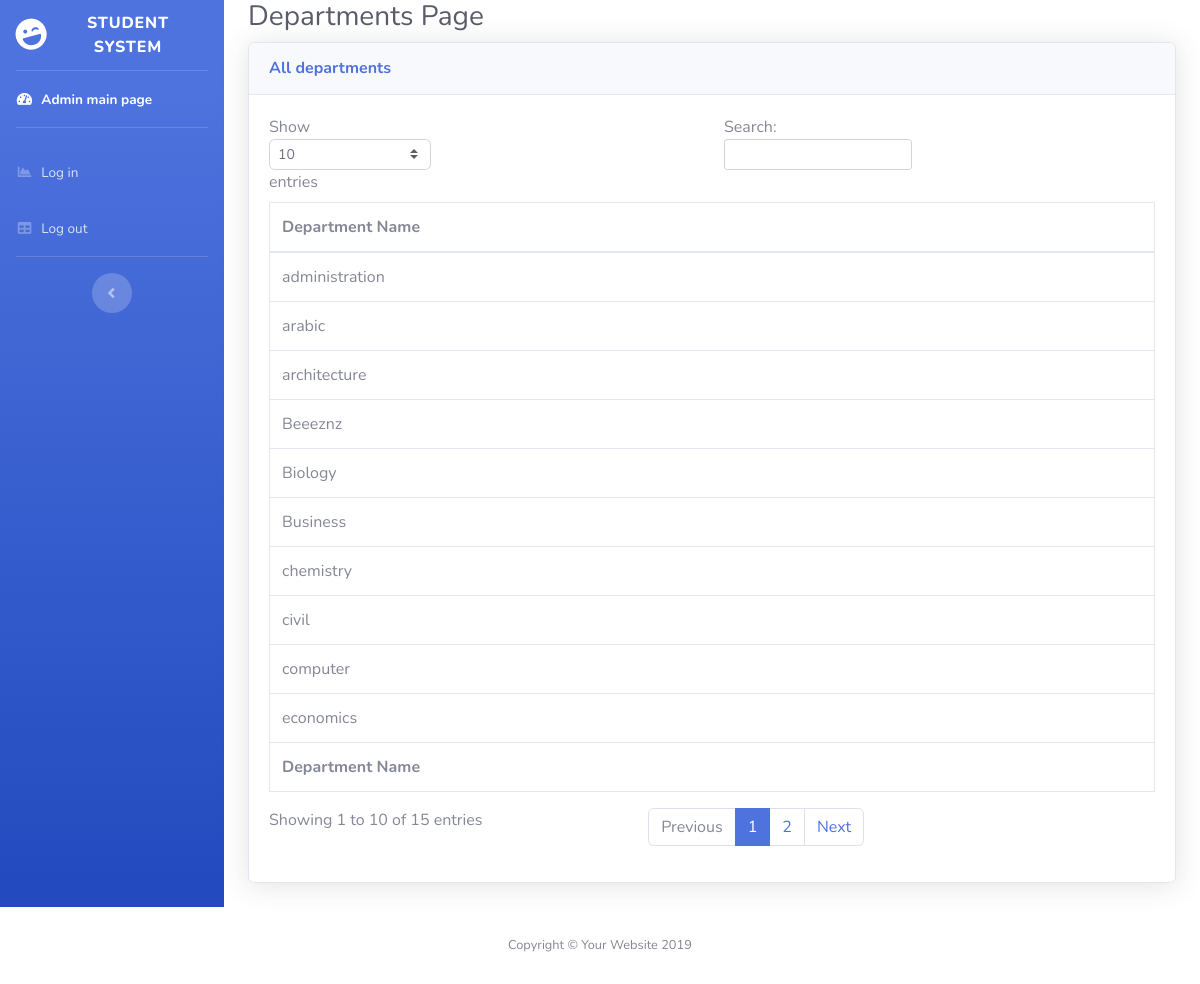
The page /manageRedesign/depD.php on the database its author committed.
### tables this page shows
CREATE TABLE `department` (
  `Dep_ID` int(11) NOT NULL,
  `Dep_Name` varchar(250) NOT NULL,
  `F_ID` int(11) NOT NULL
);

### manageRedesign/depD.php (the view, shortened to what this page needs)
<?php include('header.php'); ?>
        <div class="container-fluid">
          <h1 class="h3 mb-2 text-gray-800">Departments Page</h1>
          <div class="card shadow mb-4">
            <div class="card-header py-3">
              <h6 class="m-0 font-weight-bold text-primary">All departments</h6>
            </div>
            <div class="card-body">
              <div class="table-responsive">
                <table class="table table-bordered" id="dataTable" width="100%" cellspacing="0">
                  <thead>
                    <tr>
                      <th>Department Name</th>
                    </tr>
                  </thead>
                  <tfoot>
                    <tr>
                      <th>Department Name</th>
                    </tr>
                  </tfoot>
                  <tbody>
                  <?php
                  $result = $MyDB->query("SELECT * FROM department");
                              while($row = $result->fetch_assoc()){
                                $name = $row['Dep_Name'];
                                echo "<tr><td>".$name."</td></tr>";
                              }
                ?>
                  </tbody>
                </table>
              </div>
            </div>
          </div>
        </div>
      </div>
      <footer class="sticky-footer bg-white">
        <div class="container my-auto">
          <div class="copyright text-center my-auto">
            <span>Copyright &copy; Your Website 2019</span>
          </div>
        </div>
      </footer>
  <?php include('footer.php'); ?>

### rows shown on the page
department: Dep_Name "Biology"
department: Dep_Name "computer"
department: Dep_Name "chemistry"
department: Dep_Name "architecture"
department: Dep_Name "civil"
department: Dep_Name "arabic"
department: Dep_Name "administration"
department: Dep_Name "economics"
department: Dep_Name "Business"
department: Dep_Name "Beeeznz"
